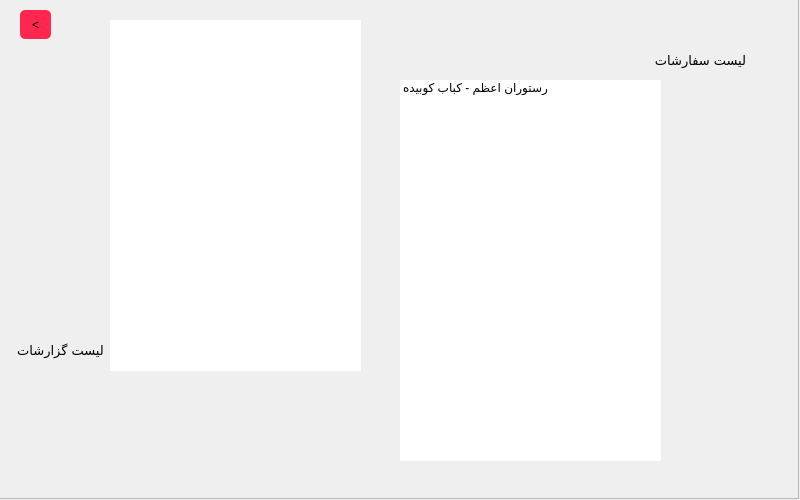
<?xml version="1.0" encoding="UTF-8"?>
<ui version="4.0">
 <class>Reports</class>
 <widget class="QMainWindow" name="Reports">
  <property name="geometry">
   <rect>
    <x>0</x>
    <y>0</y>
    <width>800</width>
    <height>500</height>
   </rect>
  </property>
  <property name="minimumSize">
   <size>
    <width>800</width>
    <height>500</height>
   </size>
  </property>
  <property name="maximumSize">
   <size>
    <width>800</width>
    <height>500</height>
   </size>
  </property>
  <property name="windowTitle">
   <string>Reports</string>
  </property>
  <widget class="QWidget" name="centralwidget">
   <widget class="QListWidget" name="reportlist">
    <property name="geometry">
     <rect>
      <x>110</x>
      <y>20</y>
      <width>251</width>
      <height>351</height>
     </rect>
    </property>
    <property name="styleSheet">
     <string notr="true">border-image: url(:/new/images/listbg.jpg);

border-radius:10px;</string>
    </property>
   </widget>
   <widget class="QPushButton" name="backbtn">
    <property name="geometry">
     <rect>
      <x>20</x>
      <y>10</y>
      <width>31</width>
      <height>29</height>
     </rect>
    </property>
    <property name="cursor">
     <cursorShape>PointingHandCursor</cursorShape>
    </property>
    <property name="styleSheet">
     <string notr="true">padding:2px;

background-color: rgb(255, 39, 79);
border:0px solid;
color:black;
font: 900 9pt &quot;IRANYekanFN&quot;;
border-radius:5px;</string>
    </property>
    <property name="text">
     <string>&lt;</string>
    </property>
   </widget>
   <widget class="QListWidget" name="orderlist">
    <property name="geometry">
     <rect>
      <x>400</x>
      <y>80</y>
      <width>261</width>
      <height>381</height>
     </rect>
    </property>
    <property name="styleSheet">
     <string notr="true">border-image: url(:/new/images/listbg.jpg);

border-radius:10px;</string>
    </property>
    <item>
     <property name="text">
      <string>رستوران اعظم - کباب کوبیده </string>
     </property>
     <property name="icon">
      <iconset theme="QIcon::ThemeIcon::EditSelectAll"/>
     </property>
    </item>
   </widget>
   <widget class="QLabel" name="label_2">
    <property name="geometry">
     <rect>
      <x>0</x>
      <y>330</y>
      <width>121</width>
      <height>41</height>
     </rect>
    </property>
    <property name="font">
     <font>
      <family>Rokh</family>
      <pointsize>10</pointsize>
      <italic>false</italic>
      <fontweight>Black</fontweight>
     </font>
    </property>
    <property name="styleSheet">
     <string notr="true">color: rgb(0, 0, 0);
font: 900 10pt &quot;Rokh&quot;;</string>
    </property>
    <property name="text">
     <string>لیست گزارشات</string>
    </property>
    <property name="alignment">
     <set>Qt::AlignmentFlag::AlignCenter</set>
    </property>
   </widget>
   <widget class="QFrame" name="frame">
    <property name="geometry">
     <rect>
      <x>-1</x>
      <y>-1</y>
      <width>800</width>
      <height>500</height>
     </rect>
    </property>
    <property name="minimumSize">
     <size>
      <width>800</width>
      <height>500</height>
     </size>
    </property>
    <property name="maximumSize">
     <size>
      <width>800</width>
      <height>500</height>
     </size>
    </property>
    <property name="styleSheet">
     <string notr="true">border-image: url(:/new/images/reportsbg.png);</string>
    </property>
    <property name="frameShape">
     <enum>QFrame::Shape::StyledPanel</enum>
    </property>
    <property name="frameShadow">
     <enum>QFrame::Shadow::Raised</enum>
    </property>
   </widget>
   <widget class="QLabel" name="label_3">
    <property name="geometry">
     <rect>
      <x>640</x>
      <y>40</y>
      <width>121</width>
      <height>41</height>
     </rect>
    </property>
    <property name="font">
     <font>
      <family>Rokh</family>
      <pointsize>10</pointsize>
      <italic>false</italic>
      <fontweight>Black</fontweight>
     </font>
    </property>
    <property name="styleSheet">
     <string notr="true">color: rgb(0, 0, 0);
font: 900 10pt &quot;Rokh&quot;;</string>
    </property>
    <property name="text">
     <string>لیست سفارشات</string>
    </property>
    <property name="alignment">
     <set>Qt::AlignmentFlag::AlignCenter</set>
    </property>
   </widget>
   <zorder>frame</zorder>
   <zorder>reportlist</zorder>
   <zorder>backbtn</zorder>
   <zorder>orderlist</zorder>
   <zorder>label_2</zorder>
   <zorder>label_3</zorder>
  </widget>
 </widget>
 <resources/>
 <connections/>
</ui>
